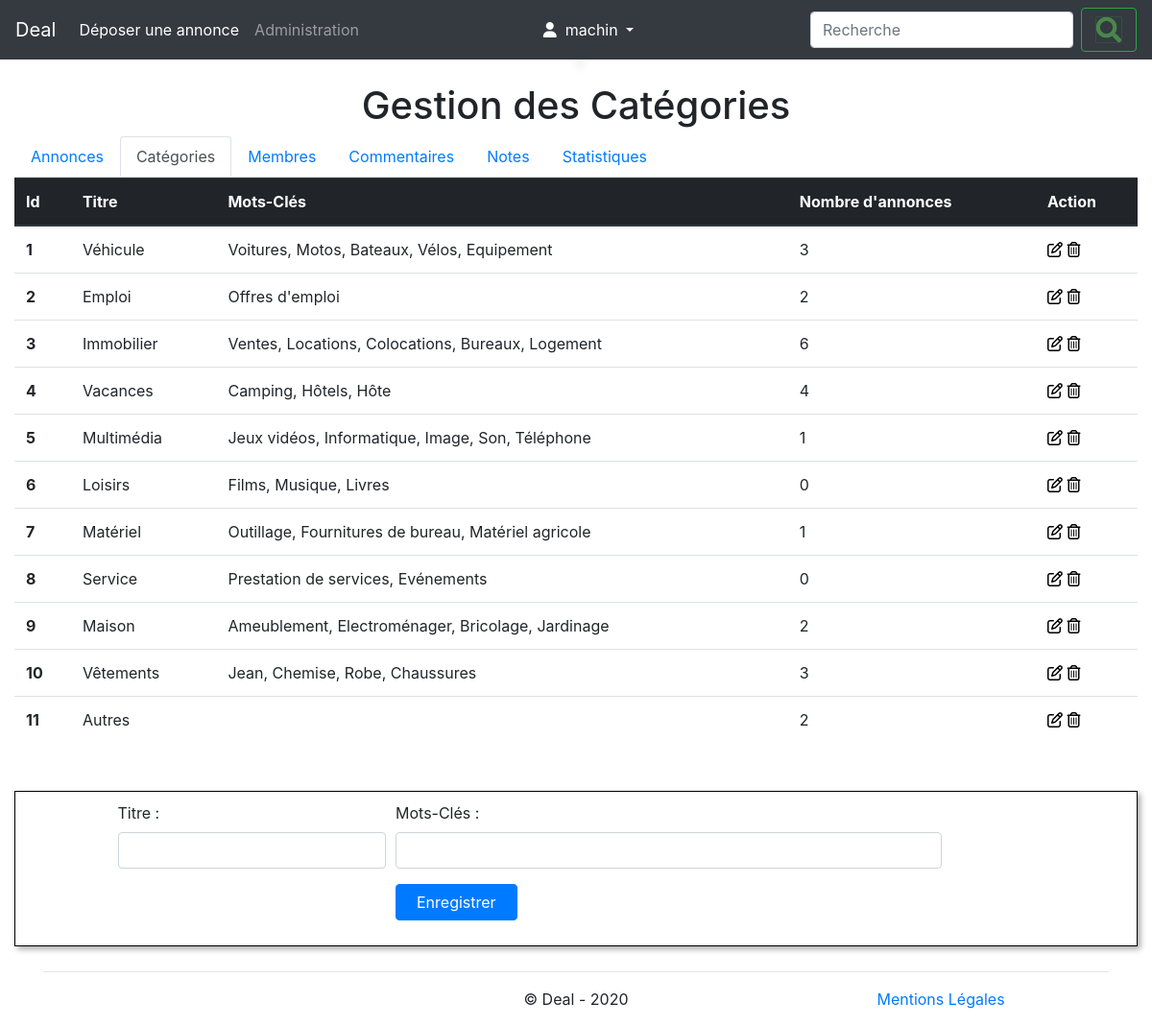
Page /admin/gestion_categories.php (signed in) on the committed database.
### tables this page shows
CREATE TABLE IF NOT EXISTS `categorie` (
  `id` int(11) NOT NULL AUTO_INCREMENT,
  `titre` varchar(100) NOT NULL,
  `mots_cles` text NOT NULL,
  PRIMARY KEY (`id`)
);

### inc/init.php (called while the page is built, shortened)
<?php
$pdo = new PDO( 'mysql:host=localhost;dbname=deal'
              , 'philippe'
              , 'Philippe'
              , array ( PDO::ATTR_ERRMODE => PDO::ERRMODE_WARNING
              	      , PDO::MYSQL_ATTR_INIT_COMMAND => 'SET NAMES utf8'
              	      )
              );
$contenu = '';
require_once 'functions.php';

### admin/gestion_categories.php (the view, shortened to what this page needs)
<?php
require_once '../inc/init.php';
$resultat = executerRequete ("SELECT categorie_id, COUNT(*) nombre FROM annonce GROUP BY categorie_id");
while ($ligne = $resultat->fetch(PDO::FETCH_ASSOC))
	$nombreAnnonces[$ligne['categorie_id']] = $ligne['nombre']*1;
$resultat = executerRequete ("SELECT * FROM categorie");
$contenu .='<div class="table-responsive">';
$contenu .=   '<table class="table">';
$contenu .=      '<thead class="thead-dark">';
$contenu .=          '<tr>';
$contenu .=              '<th>Id</th>';
$contenu .=              '<th>Titre</th>';
$contenu .=              '<th>Mots-Clés</th>';
$contenu .=              '<th>Nombre d\'annonces</th>';
$contenu .=              '<th>Action</th>';
$contenu .=          '</tr>';
$contenu .=      '</thead>';
while ($ligne = $resultat->fetch(PDO::FETCH_ASSOC))
	{
	extract ($ligne);
	$contenu .= '<tr>';
	$contenu .= '<th scope="row">' . $id . '</th>';
	$contenu .= '<td>' . $titre . '</td>';
	$contenu .= '<td>' . $mots_cles . '</td>';
	$contenu .= '<td>' . 	((isset($nombreAnnonces[$id]))?$nombreAnnonces[$id]:0) . '</td>';
	$contenu .= '<td>';
	$contenu .= '<a href="?modification='.$ligne['id'].'#formulaire" class="lien-noir">'.MODIFIER.'</a> ';
	if (isset($nombreAnnonces[$id]))
		$contenu .= '<span class="lien-noir refus-suppression" id="suppression_'.$id.'_'.$nombreAnnonces[$id].'">'.POUBELLE.'</span>';
	else
		$contenu .= '<span class="lien-noir demande-suppression" id="suppression_'.$id.'">'.POUBELLE.'</span>';
	$contenu .= '</td>';
	$contenu .= '</tr>';
	}
$contenu .=   '</table>';
$contenu .='</div>';
$titre = '';
$mots_cles = '';
require_once '../inc/header.php';
echo $contenu;
isset ($categorieCourante) && extract ($categorieCourante);
echo '<br>';
?>
<div class="cadre-formulaire">
	<form id="formulaire" method="post" action="gestion_categories.php">
		<div class="form-row">
			<div class="form-group col-md-1">
			</div>
			<div class="form-group col-md-3">
				<label for="titre">Titre :</label>
				<input type="text" name="titre" id="titre" class="form-control" value="<?php echo $titre??'' ?>">
			</div>
			<div class="form-group col-md-6">
				<label for="mots_cles">Mots-Clés :</label>
				<input type="text" name="mots_cles" id="mots_cles" class="form-control" value="<?php echo $mots_cles??'' ?>">
			</div>
		</div>
		<div class="form-row">
			<div class="form-group col-md-4">
			</div>
			<div class="form-group col-md-6">
				<button type="submit" class="btn btn-primary">&nbsp; Enregistrer &nbsp;</button>
			</div>
		</div>
	</form>
</div>
<?php
require_once '../inc/footer.php';

### css/style.css (style rules this page uses)
.lien-noir { color:black; }
.cadre-formulaire { max-width:100vw; margin:10px auto; border:solid black 1px; padding:10px; box-shadow: 3px 3px 6px darkgrey; }

### rows in the picture
categorie: id "1", titre "Véhicule", mots_cles "Voitures, Motos, Bateaux, Vélos, Equipement", id "3"
categorie: id "2", titre "Emploi", mots_cles "Offres d'emploi"
categorie: id "3", titre "Immobilier", mots_cles "Ventes, Locations, Colocations, Bureaux, Logement", id "6"
categorie: id "4", titre "Vacances", mots_cles "Camping, Hôtels, Hôte"
categorie: id "5", titre "Multimédia", mots_cles "Jeux vidéos, Informatique, Image, Son, Téléphone", id "1"
categorie: id "6", titre "Loisirs", mots_cles "Films, Musique, Livres", shows "0"
categorie: id "7", titre "Matériel", mots_cles "Outillage, Fournitures de bureau, Matériel agricole", id "1"
categorie: id "8", titre "Service", mots_cles "Prestation de services, Evénements", shows "0"
categorie: id "9", titre "Maison", mots_cles "Ameublement, Electroménager, Bricolage, Jardinage", id "2"
categorie: id "10", titre "Vêtements", mots_cles "Jean, Chemise, Robe, Chaussures", id "3"
categorie: id "11", titre "Autres", id "2"

### other values in the picture
$_SESSION['membre']['pseudo'] "machin"
$titre "Catégories"
